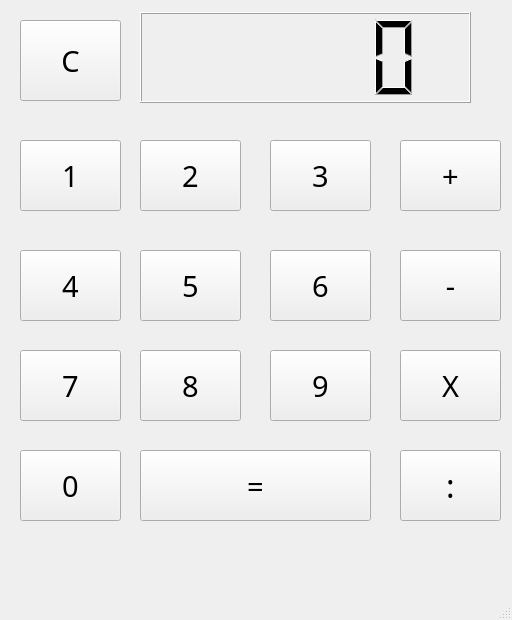
<?xml version="1.0" encoding="UTF-8"?>
<ui version="4.0">
 <class>MainWindow</class>
 <widget class="QMainWindow" name="MainWindow">
  <property name="geometry">
   <rect>
    <x>0</x>
    <y>0</y>
    <width>512</width>
    <height>620</height>
   </rect>
  </property>
  <property name="windowTitle">
   <string>MainWindow</string>
  </property>
  <widget class="QWidget" name="centralwidget">
   <widget class="QPushButton" name="pushButton_1">
    <property name="geometry">
     <rect>
      <x>20</x>
      <y>140</y>
      <width>101</width>
      <height>71</height>
     </rect>
    </property>
    <property name="font">
     <font>
      <family>MS PGothic</family>
      <pointsize>22</pointsize>
     </font>
    </property>
    <property name="text">
     <string>1</string>
    </property>
   </widget>
   <widget class="QPushButton" name="pushButton_2">
    <property name="geometry">
     <rect>
      <x>140</x>
      <y>140</y>
      <width>101</width>
      <height>71</height>
     </rect>
    </property>
    <property name="font">
     <font>
      <family>MS PGothic</family>
      <pointsize>22</pointsize>
     </font>
    </property>
    <property name="text">
     <string>2</string>
    </property>
   </widget>
   <widget class="QPushButton" name="pushButton_3">
    <property name="geometry">
     <rect>
      <x>270</x>
      <y>140</y>
      <width>101</width>
      <height>71</height>
     </rect>
    </property>
    <property name="font">
     <font>
      <family>MS PGothic</family>
      <pointsize>22</pointsize>
     </font>
    </property>
    <property name="text">
     <string>3</string>
    </property>
   </widget>
   <widget class="QPushButton" name="pushButton_4">
    <property name="geometry">
     <rect>
      <x>20</x>
      <y>250</y>
      <width>101</width>
      <height>71</height>
     </rect>
    </property>
    <property name="font">
     <font>
      <family>MS PGothic</family>
      <pointsize>22</pointsize>
     </font>
    </property>
    <property name="text">
     <string>4</string>
    </property>
   </widget>
   <widget class="QPushButton" name="pushButton_5">
    <property name="geometry">
     <rect>
      <x>140</x>
      <y>250</y>
      <width>101</width>
      <height>71</height>
     </rect>
    </property>
    <property name="font">
     <font>
      <family>MS PGothic</family>
      <pointsize>22</pointsize>
     </font>
    </property>
    <property name="text">
     <string>5</string>
    </property>
   </widget>
   <widget class="QPushButton" name="pushButton_6">
    <property name="geometry">
     <rect>
      <x>270</x>
      <y>250</y>
      <width>101</width>
      <height>71</height>
     </rect>
    </property>
    <property name="font">
     <font>
      <family>MS PGothic</family>
      <pointsize>22</pointsize>
     </font>
    </property>
    <property name="text">
     <string>6</string>
    </property>
   </widget>
   <widget class="QPushButton" name="pushButton_7">
    <property name="geometry">
     <rect>
      <x>20</x>
      <y>350</y>
      <width>101</width>
      <height>71</height>
     </rect>
    </property>
    <property name="font">
     <font>
      <family>MS PGothic</family>
      <pointsize>22</pointsize>
     </font>
    </property>
    <property name="text">
     <string>7</string>
    </property>
   </widget>
   <widget class="QPushButton" name="pushButton_8">
    <property name="geometry">
     <rect>
      <x>140</x>
      <y>350</y>
      <width>101</width>
      <height>71</height>
     </rect>
    </property>
    <property name="font">
     <font>
      <family>MS PGothic</family>
      <pointsize>22</pointsize>
     </font>
    </property>
    <property name="text">
     <string>8</string>
    </property>
   </widget>
   <widget class="QPushButton" name="pushButton_9">
    <property name="geometry">
     <rect>
      <x>270</x>
      <y>350</y>
      <width>101</width>
      <height>71</height>
     </rect>
    </property>
    <property name="font">
     <font>
      <family>MS PGothic</family>
      <pointsize>22</pointsize>
     </font>
    </property>
    <property name="text">
     <string>9</string>
    </property>
   </widget>
   <widget class="QPushButton" name="pushButton_0">
    <property name="geometry">
     <rect>
      <x>20</x>
      <y>450</y>
      <width>101</width>
      <height>71</height>
     </rect>
    </property>
    <property name="font">
     <font>
      <family>MS PGothic</family>
      <pointsize>22</pointsize>
     </font>
    </property>
    <property name="text">
     <string>0</string>
    </property>
   </widget>
   <widget class="QPushButton" name="pushButton_div">
    <property name="geometry">
     <rect>
      <x>400</x>
      <y>450</y>
      <width>101</width>
      <height>71</height>
     </rect>
    </property>
    <property name="font">
     <font>
      <family>MS PGothic</family>
      <pointsize>24</pointsize>
     </font>
    </property>
    <property name="text">
     <string>:</string>
    </property>
   </widget>
   <widget class="QPushButton" name="pushButton_sub">
    <property name="geometry">
     <rect>
      <x>400</x>
      <y>250</y>
      <width>101</width>
      <height>71</height>
     </rect>
    </property>
    <property name="font">
     <font>
      <family>MS PGothic</family>
      <pointsize>22</pointsize>
     </font>
    </property>
    <property name="text">
     <string>-</string>
    </property>
   </widget>
   <widget class="QPushButton" name="pushButton_add">
    <property name="geometry">
     <rect>
      <x>400</x>
      <y>140</y>
      <width>101</width>
      <height>71</height>
     </rect>
    </property>
    <property name="font">
     <font>
      <family>MS PGothic</family>
      <pointsize>22</pointsize>
     </font>
    </property>
    <property name="text">
     <string>+</string>
    </property>
   </widget>
   <widget class="QPushButton" name="pushButton_mul">
    <property name="geometry">
     <rect>
      <x>400</x>
      <y>350</y>
      <width>101</width>
      <height>71</height>
     </rect>
    </property>
    <property name="font">
     <font>
      <family>MS PGothic</family>
      <pointsize>22</pointsize>
     </font>
    </property>
    <property name="text">
     <string>X</string>
    </property>
   </widget>
   <widget class="QPushButton" name="pushButton_eq">
    <property name="geometry">
     <rect>
      <x>140</x>
      <y>450</y>
      <width>231</width>
      <height>71</height>
     </rect>
    </property>
    <property name="font">
     <font>
      <family>MS PGothic</family>
      <pointsize>22</pointsize>
     </font>
    </property>
    <property name="text">
     <string>=</string>
    </property>
   </widget>
   <widget class="QLCDNumber" name="lcdNumber">
    <property name="geometry">
     <rect>
      <x>140</x>
      <y>12</y>
      <width>331</width>
      <height>91</height>
     </rect>
    </property>
   </widget>
   <widget class="QPushButton" name="pushButtonclin">
    <property name="geometry">
     <rect>
      <x>20</x>
      <y>20</y>
      <width>101</width>
      <height>81</height>
     </rect>
    </property>
    <property name="font">
     <font>
      <family>MS PGothic</family>
      <pointsize>22</pointsize>
     </font>
    </property>
    <property name="text">
     <string>C</string>
    </property>
   </widget>
  </widget>
  <widget class="QMenuBar" name="menubar">
   <property name="geometry">
    <rect>
     <x>0</x>
     <y>0</y>
     <width>512</width>
     <height>26</height>
    </rect>
   </property>
  </widget>
  <widget class="QStatusBar" name="statusbar"/>
 </widget>
 <resources/>
 <connections/>
</ui>
